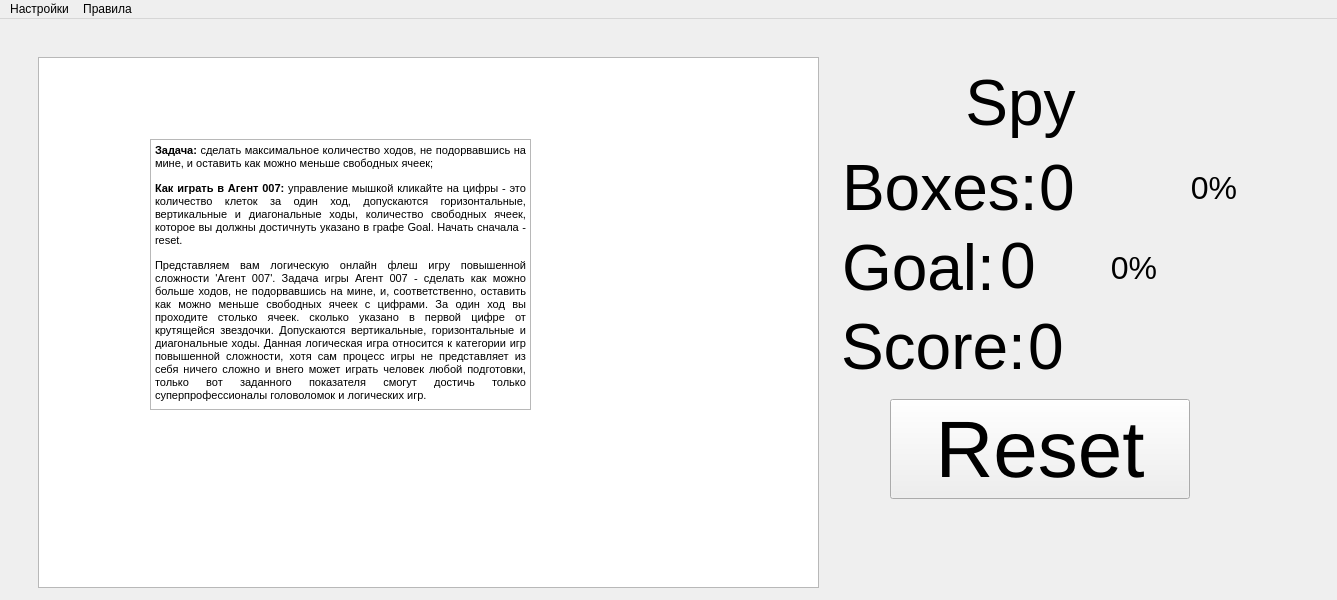
<?xml version="1.0" encoding="UTF-8"?>
<ui version="4.0">
 <class>MainForm</class>
 <widget class="QMainWindow" name="MainForm">
  <property name="geometry">
   <rect>
    <x>0</x>
    <y>0</y>
    <width>1337</width>
    <height>600</height>
   </rect>
  </property>
  <property name="minimumSize">
   <size>
    <width>0</width>
    <height>0</height>
   </size>
  </property>
  <property name="contextMenuPolicy">
   <enum>Qt::DefaultContextMenu</enum>
  </property>
  <property name="windowTitle">
   <string>Agent 007</string>
  </property>
  <widget class="QWidget" name="centralwidget">
   <widget class="QLabel" name="SpyLabel">
    <property name="geometry">
     <rect>
      <x>960</x>
      <y>40</y>
      <width>121</width>
      <height>91</height>
     </rect>
    </property>
    <property name="font">
     <font>
      <pointsize>60</pointsize>
     </font>
    </property>
    <property name="text">
     <string>&lt;html&gt;&lt;head/&gt;&lt;body&gt;&lt;p align=&quot;center&quot;&gt;&lt;span style=&quot; font-size:48pt;&quot;&gt;Spy&lt;/span&gt;&lt;/p&gt;&lt;/body&gt;&lt;/html&gt;</string>
    </property>
   </widget>
   <widget class="QLabel" name="BoxesLabel">
    <property name="geometry">
     <rect>
      <x>842</x>
      <y>132</y>
      <width>191</width>
      <height>77</height>
     </rect>
    </property>
    <property name="font">
     <font>
      <pointsize>60</pointsize>
     </font>
    </property>
    <property name="text">
     <string>&lt;html&gt;&lt;head/&gt;&lt;body&gt;&lt;p align=&quot;center&quot;&gt;&lt;span style=&quot; font-size:48pt;&quot;&gt;Boxes:&lt;/span&gt;&lt;/p&gt;&lt;/body&gt;&lt;/html&gt;</string>
    </property>
   </widget>
   <widget class="QLabel" name="GoalLabel">
    <property name="geometry">
     <rect>
      <x>842</x>
      <y>212</y>
      <width>150</width>
      <height>77</height>
     </rect>
    </property>
    <property name="font">
     <font>
      <pointsize>60</pointsize>
     </font>
    </property>
    <property name="text">
     <string>&lt;html&gt;&lt;head/&gt;&lt;body&gt;&lt;p align=&quot;center&quot;&gt;&lt;span style=&quot; font-size:48pt;&quot;&gt;Goal:&lt;/span&gt;&lt;/p&gt;&lt;/body&gt;&lt;/html&gt;</string>
    </property>
   </widget>
   <widget class="QLabel" name="ScoreLabel">
    <property name="geometry">
     <rect>
      <x>841</x>
      <y>291</y>
      <width>181</width>
      <height>77</height>
     </rect>
    </property>
    <property name="font">
     <font>
      <pointsize>60</pointsize>
     </font>
    </property>
    <property name="text">
     <string>&lt;html&gt;&lt;head/&gt;&lt;body&gt;&lt;p align=&quot;center&quot;&gt;&lt;span style=&quot; font-size:48pt;&quot;&gt;Score:&lt;/span&gt;&lt;/p&gt;&lt;/body&gt;&lt;/html&gt;</string>
    </property>
   </widget>
   <widget class="QLabel" name="BoxesValue">
    <property name="geometry">
     <rect>
      <x>1039</x>
      <y>132</y>
      <width>35</width>
      <height>77</height>
     </rect>
    </property>
    <property name="font">
     <font>
      <pointsize>60</pointsize>
     </font>
    </property>
    <property name="text">
     <string>&lt;html&gt;&lt;head/&gt;&lt;body&gt;&lt;p align=&quot;center&quot;&gt;&lt;span style=&quot; font-size:48pt;&quot;&gt;0&lt;/span&gt;&lt;/p&gt;&lt;/body&gt;&lt;/html&gt;</string>
    </property>
   </widget>
   <widget class="QLabel" name="GoalValue">
    <property name="geometry">
     <rect>
      <x>1000</x>
      <y>210</y>
      <width>35</width>
      <height>77</height>
     </rect>
    </property>
    <property name="font">
     <font>
      <pointsize>60</pointsize>
     </font>
    </property>
    <property name="text">
     <string>&lt;html&gt;&lt;head/&gt;&lt;body&gt;&lt;p align=&quot;center&quot;&gt;&lt;span style=&quot; font-size:48pt;&quot;&gt;0&lt;/span&gt;&lt;/p&gt;&lt;/body&gt;&lt;/html&gt;</string>
    </property>
   </widget>
   <widget class="QLabel" name="ScoreValue">
    <property name="geometry">
     <rect>
      <x>1028</x>
      <y>291</y>
      <width>35</width>
      <height>77</height>
     </rect>
    </property>
    <property name="font">
     <font>
      <pointsize>60</pointsize>
     </font>
    </property>
    <property name="text">
     <string>&lt;html&gt;&lt;head/&gt;&lt;body&gt;&lt;p align=&quot;center&quot;&gt;&lt;span style=&quot; font-size:48pt;&quot;&gt;0&lt;/span&gt;&lt;/p&gt;&lt;/body&gt;&lt;/html&gt;</string>
    </property>
    <property name="textFormat">
     <enum>Qt::AutoText</enum>
    </property>
   </widget>
   <widget class="QLabel" name="BoxesPercent">
    <property name="geometry">
     <rect>
      <x>1190</x>
      <y>150</y>
      <width>48</width>
      <height>39</height>
     </rect>
    </property>
    <property name="font">
     <font>
      <pointsize>36</pointsize>
     </font>
    </property>
    <property name="text">
     <string>&lt;html&gt;&lt;head/&gt;&lt;body&gt;&lt;p align=&quot;center&quot;&gt;&lt;span style=&quot; font-size:24pt;&quot;&gt;0%&lt;/span&gt;&lt;/p&gt;&lt;/body&gt;&lt;/html&gt;</string>
    </property>
   </widget>
   <widget class="QLabel" name="GoalPercent">
    <property name="geometry">
     <rect>
      <x>1110</x>
      <y>230</y>
      <width>48</width>
      <height>39</height>
     </rect>
    </property>
    <property name="font">
     <font>
      <pointsize>36</pointsize>
     </font>
    </property>
    <property name="text">
     <string>&lt;html&gt;&lt;head/&gt;&lt;body&gt;&lt;p align=&quot;center&quot;&gt;&lt;span style=&quot; font-size:24pt;&quot;&gt;0%&lt;/span&gt;&lt;/p&gt;&lt;/body&gt;&lt;/html&gt;</string>
    </property>
   </widget>
   <widget class="QPushButton" name="ResetButton">
    <property name="geometry">
     <rect>
      <x>890</x>
      <y>380</y>
      <width>300</width>
      <height>100</height>
     </rect>
    </property>
    <property name="font">
     <font>
      <pointsize>60</pointsize>
     </font>
    </property>
    <property name="text">
     <string>Reset</string>
    </property>
    <property name="iconSize">
     <size>
      <width>38</width>
      <height>38</height>
     </size>
    </property>
   </widget>
   <widget class="QTextBrowser" name="RulesWindow">
    <property name="enabled">
     <bool>true</bool>
    </property>
    <property name="geometry">
     <rect>
      <x>150</x>
      <y>120</y>
      <width>381</width>
      <height>271</height>
     </rect>
    </property>
    <property name="inputMethodHints">
     <set>Qt::ImhMultiLine</set>
    </property>
    <property name="documentTitle">
     <string/>
    </property>
    <property name="html">
     <string>&lt;!DOCTYPE HTML PUBLIC &quot;-//W3C//DTD HTML 4.0//EN&quot; &quot;http://www.w3.org/TR/REC-html40/strict.dtd&quot;&gt;
&lt;html&gt;&lt;head&gt;&lt;meta name=&quot;qrichtext&quot; content=&quot;1&quot; /&gt;&lt;style type=&quot;text/css&quot;&gt;
p, li { white-space: pre-wrap; }
&lt;/style&gt;&lt;/head&gt;&lt;body style=&quot; font-family:'MS Shell Dlg 2'; font-size:8.25pt; font-weight:400; font-style:normal;&quot;&gt;
&lt;p align=&quot;justify&quot; style=&quot; margin-top:12px; margin-bottom:12px; margin-left:0px; margin-right:0px; -qt-block-indent:0; text-indent:0px;&quot;&gt;&lt;span style=&quot; font-weight:600;&quot;&gt;Задача:&lt;/span&gt; сделать максимальное количество ходов, не подорвавшись на мине, и оставить как можно меньше свободных ячеек; &lt;/p&gt;
&lt;p align=&quot;justify&quot; style=&quot; margin-top:12px; margin-bottom:12px; margin-left:0px; margin-right:0px; -qt-block-indent:0; text-indent:0px;&quot;&gt;&lt;span style=&quot; font-weight:600;&quot;&gt;Как играть в Агент 007:&lt;/span&gt; управление мышкой кликайте на цифры - это количество клеток за один ход, допускаются горизонтальные, вертикальные и диагональные ходы, количество свободных ячеек, которое вы должны достичнуть указано в графе Goal. Начать сначала - reset. &lt;/p&gt;
&lt;p align=&quot;justify&quot; style=&quot; margin-top:12px; margin-bottom:12px; margin-left:0px; margin-right:0px; -qt-block-indent:0; text-indent:0px;&quot;&gt;Представляем вам логическую онлайн флеш игру повышенной сложности 'Агент 007'. Задача игры Агент 007 - сделать как можно больше ходов, не подорвавшись на мине, и, соответственно, оставить как можно меньше свободных ячеек с цифрами. За один ход вы проходите столько ячеек. сколько указано в первой цифре от крутящейся звездочки. Допускаются вертикальные, горизонтальные и диагональные ходы. Данная логическая игра относится к категории игр повышенной сложности, хотя сам процесс игры не представляет из себя ничего сложно и внего может играть человек любой подготовки, только вот заданного показателя смогут достичь только суперпрофессионалы головоломок и логических игр. &lt;/p&gt;&lt;/body&gt;&lt;/html&gt;</string>
    </property>
    <property name="source">
     <url>
      <string>file:///C:/Users/Виктор/Desktop/Университет/4семестр/Питон/1Аттестация/MineSweeper/MineSweeper/MineSweeper/Rules.html</string>
     </url>
    </property>
   </widget>
   <widget class="QTableWidget" name="field">
    <property name="enabled">
     <bool>true</bool>
    </property>
    <property name="geometry">
     <rect>
      <x>38</x>
      <y>38</y>
      <width>781</width>
      <height>531</height>
     </rect>
    </property>
    <property name="verticalScrollBarPolicy">
     <enum>Qt::ScrollBarAlwaysOff</enum>
    </property>
    <property name="horizontalScrollBarPolicy">
     <enum>Qt::ScrollBarAlwaysOff</enum>
    </property>
    <property name="sizeAdjustPolicy">
     <enum>QAbstractScrollArea::AdjustIgnored</enum>
    </property>
    <property name="autoScroll">
     <bool>true</bool>
    </property>
    <property name="autoScrollMargin">
     <number>16</number>
    </property>
    <property name="showGrid">
     <bool>false</bool>
    </property>
    <property name="sortingEnabled">
     <bool>false</bool>
    </property>
    <property name="wordWrap">
     <bool>true</bool>
    </property>
    <property name="cornerButtonEnabled">
     <bool>true</bool>
    </property>
    <property name="rowCount">
     <number>0</number>
    </property>
    <property name="columnCount">
     <number>0</number>
    </property>
    <attribute name="horizontalHeaderVisible">
     <bool>false</bool>
    </attribute>
    <attribute name="horizontalHeaderDefaultSectionSize">
     <number>38</number>
    </attribute>
    <attribute name="horizontalHeaderMinimumSectionSize">
     <number>38</number>
    </attribute>
    <attribute name="verticalHeaderVisible">
     <bool>false</bool>
    </attribute>
    <attribute name="verticalHeaderDefaultSectionSize">
     <number>38</number>
    </attribute>
    <attribute name="verticalHeaderMinimumSectionSize">
     <number>38</number>
    </attribute>
   </widget>
   <zorder>SpyLabel</zorder>
   <zorder>BoxesLabel</zorder>
   <zorder>GoalLabel</zorder>
   <zorder>ScoreLabel</zorder>
   <zorder>BoxesValue</zorder>
   <zorder>GoalValue</zorder>
   <zorder>ScoreValue</zorder>
   <zorder>BoxesPercent</zorder>
   <zorder>GoalPercent</zorder>
   <zorder>ResetButton</zorder>
   <zorder>field</zorder>
   <zorder>RulesWindow</zorder>
  </widget>
  <widget class="QMenuBar" name="MenuForWindow">
   <property name="geometry">
    <rect>
     <x>0</x>
     <y>0</y>
     <width>1337</width>
     <height>21</height>
    </rect>
   </property>
   <property name="sizePolicy">
    <sizepolicy hsizetype="Maximum" vsizetype="Maximum">
     <horstretch>0</horstretch>
     <verstretch>0</verstretch>
    </sizepolicy>
   </property>
   <property name="minimumSize">
    <size>
     <width>0</width>
     <height>0</height>
    </size>
   </property>
   <property name="maximumSize">
    <size>
     <width>16777215</width>
     <height>16777215</height>
    </size>
   </property>
   <property name="baseSize">
    <size>
     <width>0</width>
     <height>0</height>
    </size>
   </property>
   <property name="contextMenuPolicy">
    <enum>Qt::DefaultContextMenu</enum>
   </property>
   <property name="defaultUp">
    <bool>false</bool>
   </property>
   <property name="nativeMenuBar">
    <bool>true</bool>
   </property>
   <widget class="QMenu" name="Help">
    <property name="title">
     <string>Настройки</string>
    </property>
    <widget class="QMenu" name="FieldMenu">
     <property name="title">
      <string>Параметры поля</string>
     </property>
     <addaction name="SmallFieldAction"/>
     <addaction name="MediumFieldAction"/>
     <addaction name="LargeFieldAction"/>
    </widget>
    <addaction name="FieldMenu"/>
   </widget>
   <widget class="QMenu" name="Rules">
    <property name="title">
     <string>Правила</string>
    </property>
    <addaction name="ShowAction"/>
    <addaction name="HideAction"/>
   </widget>
   <addaction name="Help"/>
   <addaction name="Rules"/>
  </widget>
  <action name="SmallFieldAction">
   <property name="checkable">
    <bool>false</bool>
   </property>
   <property name="text">
    <string>Маленькое (10х10), 5 мин</string>
   </property>
   <property name="visible">
    <bool>true</bool>
   </property>
  </action>
  <action name="MediumFieldAction">
   <property name="text">
    <string>Среднее (15х15), 7 мин</string>
   </property>
  </action>
  <action name="LargeFieldAction">
   <property name="text">
    <string>Большое (20х20), 10 мин</string>
   </property>
  </action>
  <action name="ShowAction">
   <property name="text">
    <string>Показать правила игры</string>
   </property>
   <property name="visible">
    <bool>true</bool>
   </property>
  </action>
  <action name="HideAction">
   <property name="text">
    <string>Скрыть правила игры</string>
   </property>
  </action>
  <action name="actionfh">
   <property name="text">
    <string>fh</string>
   </property>
  </action>
 </widget>
 <resources>
  <include location="resources.qrc"/>
 </resources>
 <connections>
  <connection>
   <sender>HideAction</sender>
   <signal>triggered(bool)</signal>
   <receiver>RulesWindow</receiver>
   <slot>hide()</slot>
   <hints>
    <hint type="sourcelabel">
     <x>-1</x>
     <y>-1</y>
    </hint>
    <hint type="destinationlabel">
     <x>340</x>
     <y>276</y>
    </hint>
   </hints>
  </connection>
  <connection>
   <sender>ShowAction</sender>
   <signal>triggered(bool)</signal>
   <receiver>RulesWindow</receiver>
   <slot>show()</slot>
   <hints>
    <hint type="sourcelabel">
     <x>-1</x>
     <y>-1</y>
    </hint>
    <hint type="destinationlabel">
     <x>340</x>
     <y>276</y>
    </hint>
   </hints>
  </connection>
 </connections>
</ui>
